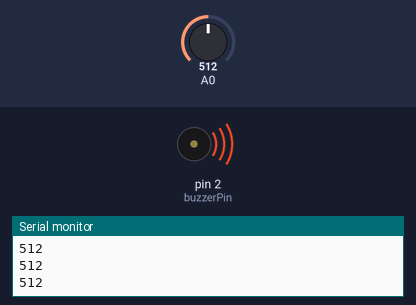
Bench run of a sketch on a simulated Arduino Uno, built with avr-gcc and run on an emulated ATmega328P. Shown: buzzer (waves = sounding, pin HIGH), the last lines printed to the serial monitor. The test bench sets the inputs (shaded band); at power-on: A0 = 512.

Above: at 1.2 s.
1.3 s: A0 set to 485
At 2.1 s:
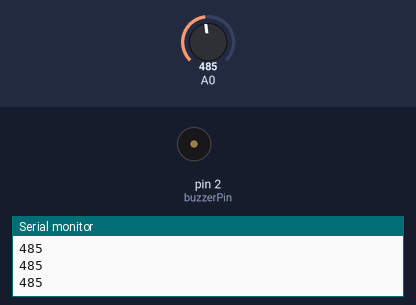
2.8 s: A0 set to 510
At 3.4 s:
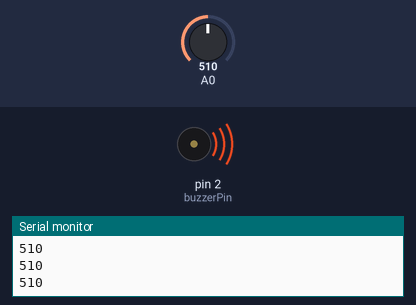
4.3 s: A0 set to 490
At 5.6 s:
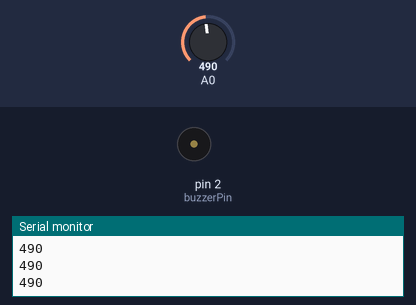
Timing chart, 0 to 7.3 s (numbered marks = the images above; inputs shaded):
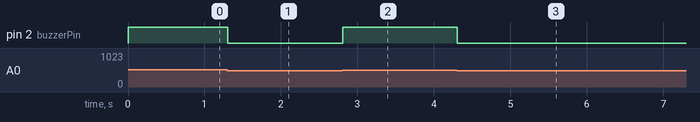

The sketch:

activeBuzzer.ino
```cpp
int const buzzerPin = 2;
void setup() {
  pinMode(A0, INPUT);
  pinMode(buzzerPin, OUTPUT);
  Serial.begin(9600);
}

void loop() {
  int input = analogRead(A0);
  Serial.println(input);
  if (input > 500) {
    digitalWrite(buzzerPin, HIGH);
  } else {

    digitalWrite(buzzerPin, LOW);
  }
}
```

Measured:
- the behaviour switches between 501 and 500 on A0 (found by bisection; images 0 and 1)
- after the input at 1.3 s, pin 2 (buzzerPin): HIGH → LOW at once
- after the input at 2.8 s, pin 2 (buzzerPin): LOW → HIGH at once
- after the input at 4.3 s, pin 2 (buzzerPin): HIGH → LOW at once
